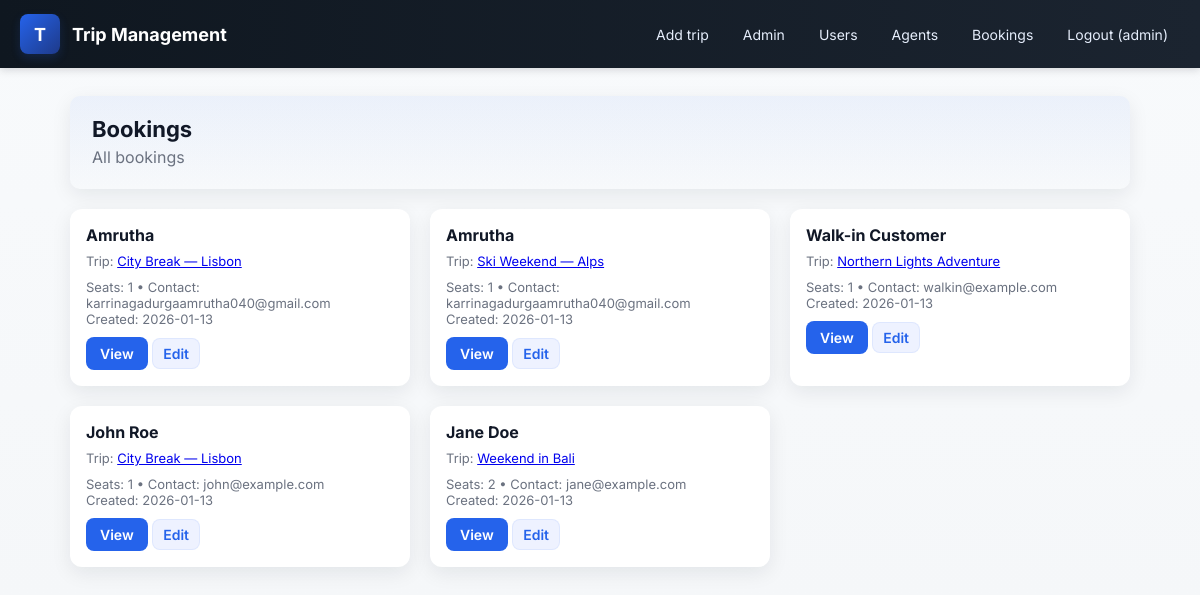
The app's page /bookings (signed in) with its own data.
### models.py (models this page shows, shortened)
class BaseRecord:
    """Behaviour/methods common to domain records (example of encapsulation)."""

class User(Base, BaseRecord):
    __tablename__ = "users"
    id = Column(Integer, primary_key=True, index=True)
    username = Column(String(150), unique=True, nullable=False, index=True)
    password_hash = Column(String(255), nullable=False)
    role = Column(String(50), nullable=False, default="customer")  # customer | agent | admin
    agent_approved = Column(Boolean, default=False)
    created_at = Column(DateTime, default=datetime.utcnow)

class Booking(Base, BaseRecord):
    __tablename__ = "bookings"
    id = Column(Integer, primary_key=True, index=True)
    trip_id = Column(Integer, ForeignKey("trips.id"), nullable=False)
    user_id = Column(Integer, ForeignKey("users.id"), nullable=True)   # link booking to logged-in user (customer)
    customer_name = Column(String(200), nullable=False)
    seats = Column(Integer, nullable=False, default=1)
    contact = Column(String(200), nullable=True)
    created_at = Column(DateTime, default=datetime.utcnow)
    trip = relationship("Trip", back_populates="bookings")
    user = relationship("User", backref="bookings")
    expenses = relationship("Expense", back_populates="booking", cascade="all, delete-orphan")

class Trip(Base, BaseRecord):
    __tablename__ = "trips"
    id = Column(Integer, primary_key=True, index=True)
    title = Column(String(200), nullable=False)
    destination = Column(String(200), nullable=True)
    date = Column(String(50), nullable=True)
    description = Column(Text, nullable=True)
    price = Column(Float, nullable=True)
    bookings = relationship("Booking", back_populates="trip", cascade="all, delete-orphan")
    expenses = relationship("Expense", back_populates="trip", cascade="all, delete-orphan")

### app.py (the view)
@app.route("/bookings")
def all_bookings():
    user = session.get("user_id") and auth_svc.get_user_by_id(session.get("user_id"))
    if not user:
        flash("Login required to view bookings.")
        return redirect(url_for("login"))
    if user.role == "customer":
        bookings = booking_svc.list_for_user(user.id)
    else:
        bookings = booking_svc.list_all()
    return render_template("bookings_list.html", bookings=bookings)

### app.py (called while the page is built)
@app.context_processor
def inject_user():
    user = None
    user_id = session.get("user_id")
    if user_id:
        user = auth_svc.get_user_by_id(user_id)
    return dict(current_user=user, csrf_token=generate_csrf)

### services.py (called while the page is built)
    def list_all(self) -> List[Booking]:
        return self.db.query(Booking).order_by(Booking.created_at.desc()).all()

    def get_user_by_id(self, id: int) -> Optional[User]:
        return self.db.query(User).get(id)

### templates/bookings_list.html (shortened to what this page needs)
{% extends "base.html" %}
{% block content %}
<section class="hero">
  <div>
    <h1>Bookings</h1>
    {% if current_user.role == 'customer' %}
      <p class="muted">Your bookings</p>
    {% else %}
      <p class="muted">All bookings</p>
    {% endif %}
  </div>
</section>
<div class="grid">
  {% for b in bookings %}
    <article class="card">
      <div class="title">{{ b.customer_name }}</div>
      <div class="meta">Trip: <a href="{{ url_for('view_trip', id=b.trip.id) }}">{{ b.trip.title }}</a></div>
      <div class="small">Seats: {{ b.seats }} • Contact: {{ b.contact }}</div>
      <div class="small">Created: {{ b.created_at.strftime('%Y-%m-%d') }}</div>
      <div style="margin-top:10px">
        {% if current_user.role in ['agent','admin'] %}
          <a class="btn" href="{{ url_for('view_booking', id=b.id) }}">View</a>
          <a class="btn secondary" href="{{ url_for('edit_booking', id=b.id) }}">Edit</a>
        {% else %}
          <a class="btn" href="{{ url_for('view_booking', id=b.id) }}">View</a>
        {% endif %}
      </div>
    </article>
  {% else %}
    <div class="card">No bookings found.</div>
  {% endfor %}
</div>
{% endblock %}

### templates/base.html (shortened to what this page needs)
<!doctype html>
<html lang="en">
<head>
  <link rel="stylesheet" href="{{ url_for('static', filename='style.css') }}">
</head>
<body>
  <nav class="navbar">
    <a class="brand" href="{{ url_for('index') }}">
      <span class="logo">T</span>
      <span>Trip Management</span>
    </a>
    <div class="nav-links">
      {% if current_user and ((current_user.role == 'agent' and current_user.agent_approved) or current_user.role == 'admin') %}
        <a href="{{ url_for('add_trip') }}">Add trip</a>
      {% endif %}
      {% if current_user %}
        {% if current_user.role == 'admin' %}
          <a href="{{ url_for('admin') }}">Admin</a>
          <a href="{{ url_for('admin_users') }}">Users</a>
          <a href="{{ url_for('admin_agents') }}">Agents</a>
        {% endif %}
        <a href="{{ url_for('all_bookings') }}">Bookings</a>
        <a href="{{ url_for('logout') }}">Logout ({{ current_user.username }})</a>
      {% else %}
        <a href="{{ url_for('signup') }}">Sign up</a>
        <a href="{{ url_for('login') }}">Login</a>
      {% endif %}
    </div>
  </nav>
  <main class="container">
    {% block content %}{% endblock %}
  </main>
</body>
</html>

### static/style.css (style rules this page uses)
:root { --bg: #f4f6f8; --card: #ffffff; --muted: #6b7280; --accent: #2563eb; --danger: #dc2626; --nav: #0f1720; --glass: rgba(255,255,255,0.6); --radius: 10px; --shadow: 0 6px 20px rgba(16,24,40,0.08); --max-width: 1100px; }
* { box-sizing: border-box }
html,body { height:100% }
body { margin: 0; font-family: "Inter", system-ui, -apple-system, "Segoe UI", Roboto, "Helvetica Neue", Arial; background: linear-gradient(180deg,#f8fafc 0%, var(--bg) 100%); color: #111827; -webkit-font-smoothing:antialiased; -moz-osx-font-smoothing:grayscale; }
.container { max-width: var(--max-width); margin: 28px auto; padding: 0 20px; }
.navbar { background: linear-gradient(90deg,var(--nav),#1b2430); color: white; padding: 14px 20px; display:flex; align-items:center; justify-content:space-between; gap:20px; box-shadow: 0 2px 8px rgba(2,6,23,0.15); position: sticky; top: 0; z-index: 100; }
.brand { display:flex; align-items:center; gap:12px; font-weight:700; font-size:18px; text-decoration:none; color: white; }
.brand .logo { width:40px; height:40px; border-radius:8px; background: linear-gradient(135deg,var(--accent),#1e3a8a); display:inline-flex; align-items:center; justify-content:center; color:white; font-weight:700; box-shadow: 0 4px 10px rgba(37,99,235,0.18); }
.nav-links { display:flex; gap:10px; align-items:center; }
.nav-links a { color: #e6eefc; text-decoration:none; padding:8px 12px; border-radius:8px; transition: background .15s, transform .08s; font-size:14px; }
.hero { background: linear-gradient(180deg, rgba(37,99,235,0.06), transparent); border-radius: var(--radius); padding: 22px; margin: 20px 0; display:flex; gap:20px; align-items:center; box-shadow: var(--shadow); }
.hero h1 { margin:0; font-size:22px; line-height:1.05; }
.hero p { margin:6px 0 0; color:var(--muted) }
.grid { display:grid; grid-template-columns: repeat(auto-fill,minmax(260px,1fr)); gap:20px; margin-top:18px; }
.card { background: var(--card); border-radius: 12px; padding: 16px; box-shadow: var(--shadow); transition: transform .12s, box-shadow .12s; overflow:hidden; }
.card .title { font-weight:700; margin-bottom:8px; font-size:16px; }
.card .meta { color:var(--muted); font-size:13px; margin-bottom:10px; }
.btn { display:inline-block; padding:8px 14px; background:var(--accent); color:white; border-radius:8px; text-decoration:none; font-weight:600; font-size:14px; border: none; cursor: pointer; }
.btn.secondary { background: #eef2ff; color:var(--accent); border:1px solid rgba(37,99,235,0.08); padding:6px 10px; border-radius:8px; cursor:pointer; }
.muted { color:var(--muted); }
.small { font-size:13px; color:var(--muted); }

### records on screen
User: username "admin"
Booking: customer_name "Amrutha", trip "City Break — Lisbon", seats "1", contact "karrinagadurgaamrutha040@gmail.com", created_at "2026-01-13"
Booking: customer_name "Amrutha", trip "Ski Weekend — Alps", seats "1", contact "karrinagadurgaamrutha040@gmail.com", created_at "2026-01-13"
Booking: customer_name "Walk-in Customer", trip "Northern Lights Adventure", seats "1", contact "walkin@example.com", created_at "2026-01-13"
Booking: customer_name "John Roe", trip "City Break — Lisbon", seats "1", contact "john@example.com", created_at "2026-01-13"
Booking: customer_name "Jane Doe", trip "Weekend in Bali", seats "2", contact "jane@example.com", created_at "2026-01-13"
